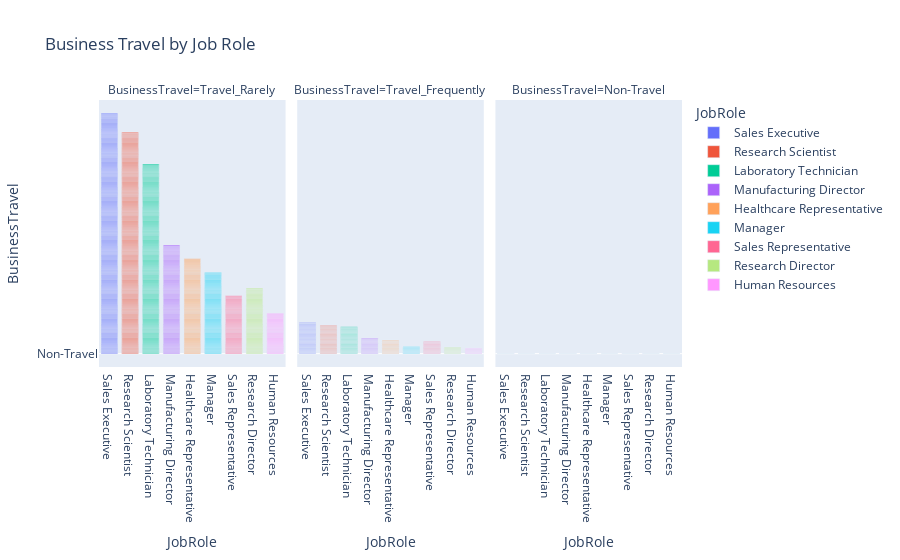

The cell this chart's notebook holds for it:
### Code cell
px.bar(df,x='JobRole', y='BusinessTravel',facet_col='BusinessTravel',color='JobRole', title='Business Travel by Job Role')
